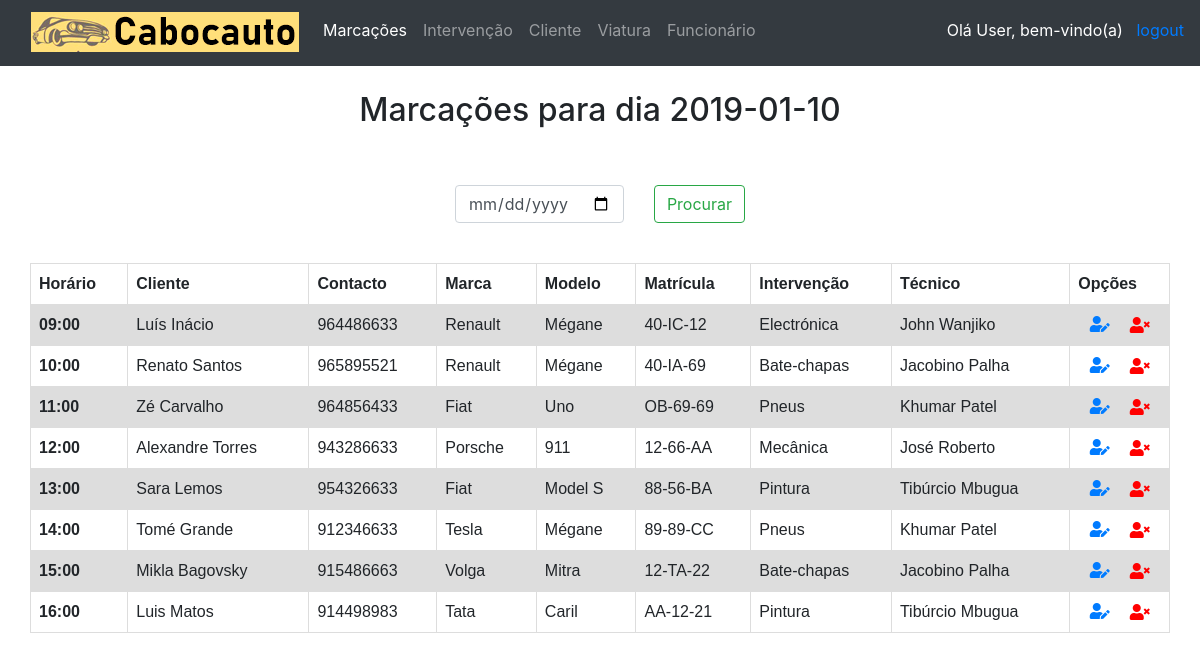
/ (signed in), run on the app's committed database.
### tables this page shows
create table Servico (
	id_servico INT NOT NULL AUTO_INCREMENT PRIMARY KEY,
    dataServico datetime not null,
    id_cliente INT NOT NULL,
    id_viatura INT NOT NULL,
    id_funcionario INT NOT NULL,
    FOREIGN KEY (id_cliente) REFERENCES Cliente (id_cliente),
    FOREIGN KEY (id_viatura) REFERENCES Viatura (id_viatura),
    FOREIGN KEY (id_funcionario) REFERENCES Funcionario (id_funcionario)
);

create table Cliente (
	id_cliente INT NOT NULL AUTO_INCREMENT PRIMARY KEY,
	nome VARCHAR (50) NOT NULL,
	contacto CHAR (9) NOT NULL,
	email VARCHAR (30) NOT NULL,
    morada VARCHAR (200) NOT NULL,
    nif CHAR(9)
);

create table Viatura(
	id_viatura INT NOT NULL AUTO_INCREMENT PRIMARY KEY,
	marca VARCHAR (20) NOT NULL,
    modelo VARCHAR (20) NOT NULL,
    matricula VARCHAR (8) NOT NULL,
    id_cliente INT NOT NULL,
	FOREIGN KEY (id_cliente) REFERENCES Cliente (id_cliente)
);

create table Especialidade (
	id_especialidade INT NOT NULL AUTO_INCREMENT PRIMARY KEY,
	tipo VARCHAR (20) NOT NULL
);

create table Funcionario (
	id_funcionario INT NOT NULL AUTO_INCREMENT PRIMARY KEY,
    nome VARCHAR (50) NOT NULL,
    id_especialidade INT NOT NULL,
	FOREIGN KEY (id_especialidade) REFERENCES Especialidade (id_especialidade)
);

### db_connection.php (called while the page is built, shortened)
<?php
function GetMarcacoesQuery($data) {
    $dataInicio = " " . $data . " 09:00:00";
    $dataFim = " " . $data . " 18:00:00";
    $query = "select s.id_servico as idServico, s.dataServico, c.nome as clienteNome, c.contacto, v.marca, v.modelo, v.matricula, e.tipo, f.nome as funcNome
                from servico s
                left join cliente c on s.id_cliente = c.id_cliente
                left join viatura v on s.id_viatura = v.id_viatura
                left join funcionario f on s.id_funcionario = f.id_funcionario
                left join especialidade e on f.id_especialidade = e.id_especialidade
                where dataServico >= '" . $dataInicio . "' and dataServico <= '" . $dataFim . "'";
    return $query;
}
?>

### index.php (the view, shortened to what this page needs)
<?php
include 'db_connection.php';
?>
<!DOCTYPE html>
<html>
<head>
    <link rel="stylesheet" href="https://stackpath.bootstrapcdn.com/bootstrap/4.2.1/css/bootstrap.min.css"
>
    <link rel="stylesheet" href="https://use.fontawesome.com/releases/v5.6.3/css/all.css"
>
</head>
<body>
<nav class="navbar navbar-expand-lg navbar-dark bg-dark">
    <a class="navbar-brand" href="index.php"><img src="./images/cabocauto.png" alt=""></a>
    <div class="collapse navbar-collapse" id="navbarSupportedContent">
        <ul class="navbar-nav mr-auto">
            <li class="nav-item">
                <a class="nav-link active" href="index.php">Marcações</a>
            </li>
            <?php
            if (!empty($_SESSION["authenticated"]) && $_SESSION["authenticated"]) {
                echo
                "<li class='nav-item'>
                            <a class='nav-link' href='agendar.php'>Intervenção</a>
                        </li>
                        <li class='nav-item'>
                            <a class='nav-link' href='cliente.php'>Cliente</a>
                        </li>
                        <li class='nav-item'>
                            <a class='nav-link' href=\"viatura.php\">Viatura</a>
                        </li>
                        <li class='nav-item'>
                            <a class='nav-link' href='funcionario.php'>Funcionário</a>
                        </li>";
            }
            if (empty($_SESSION["authenticated"]) || !$_SESSION["authenticated"]) {
                echo "</ul>
                        <form class='form-inline my-2 my-lg-0' id = 'login' method = 'post' >
                            <input id = 'username' name = 'username' type = 'text' required class='form-control mr-sm-2' placeholder = 'Username' >
                            <input id = 'password' name = 'password' type = 'password' required class='form-control mr-sm-2'placeholder = 'Password' >
                            <button class='btn btn-outline-success my-2 my-sm-0' type = 'submit'> Login</button >
                        </form >";
            } else if (!empty($_SESSION["authenticated"]) && $_SESSION["authenticated"]) {
                echo "</ul>
                            <div class='userWelcome'>
                                <span>Olá " . ucfirst($_SESSION["user"]) . ", bem-vindo(a) </span> &nbsp;
                                <a href='db_connection.php?logout=true'>logout</a>
                            </div>
                        ";
            }
            ?>
    </div>
</nav>
<div class="container h-100">
    <h2 class="row h-100 justify-content-center align-items-center">Marcações para dia <?php echo $_SESSION["date"]; ?></h2>
    <div class="dateContainer row h-100 justify-content-center align-items-center">
        <form class='form-inline my-2 my-lg-0' id='Search' method = 'post' >
            <input id='search' name='search' style="margin-right: 30px" class="form-control"  type="date">
            <button class='btn btn-outline-success my-2 my-sm-0' type='submit'>Procurar</button >
        </form >
    </div>
    <div class="row h-100 justify-content-center align-items-center">
        <table>
            <tr>
                <th>Horário</th>
                <th>Cliente</th>
                <th>Contacto</th>
                <th>Marca</th>
                <th>Modelo</th>
                <th>Matrícula</th>
                <th>Intervenção</th>
                <th>Técnico</th>
                <th>Opções</th>
            </tr>
            <?php
            $conn = OpenCon();
            $query = GetMarcacoesQuery($_SESSION["date"]);
            if ($result = $conn->query($query)) {
                while ($row = $result->fetch_assoc()) {
                    echo "<tr>";
                    echo "<th>" . substr(explode(" ", $row["dataServico"])[1], 0, -3) . "</th>";
                    echo "<td>" . $row["clienteNome"] . "</td>";
                    echo "<td>" . $row["contacto"] . "</td>";
                    echo "<td>" . $row["marca"] . "</td>";
                    echo "<td>" . $row["modelo"] . "</td>";
                    echo "<td>" . $row["matricula"] . "</td>";
                    echo "<td>" . $row["tipo"] . "</td>";
                    echo "<td>" . $row["funcNome"] . "</td>";
                    echo "<td>";
                    echo "<div class='row justify-content-center align-items-center'>";
                    echo "<a href='editar.php?" . $row["idServico"] . "'><i class='fas fa-user-edit'></i></a>";
                    echo "<i id='delete' class='fas fa-user-times' onclick='ConfirmDelete(" . $row["idServico"] . ")'></i>";
                    echo "</div>";
                    echo "</td>";
                    echo "</tr>";
                }
            }
            ?>
        </table>
    </div>
</div>
</body>
</html>

### index.php (style rules this page uses)
table { font-family: arial, sans-serif; border-collapse: collapse; width: 100%; }
td, th { border: 1px solid #dddddd; text-align: left; padding: 8px; }
tr:nth-child(even) { background-color: #dddddd; }
h2 { padding-top: 25px; padding-left: 20px; padding-right: 20px; padding-bottom: 12px; }
i { padding: 0px 10px; }
.dateContainer { margin: 40px 0px; }
.navbar { border-radius: 0px; padding-bottom: 14px; }
.navbar-brand { padding: 4px 0px 0px 15px; }
.form-inline { float: right; padding: 4px 0px 0px 0px; }
.userWelcome { color: white; height: 25px; }
#delete { color: red; }

### data on the page
servico: dataServico "09:00", id_cliente.nome "Luís Inácio", id_cliente.contacto "964486633", id_viatura.marca "Renault", id_viatura.modelo "Mégane", id_viatura.matricula "40-IC-12", especialidade.tipo "Electrónica", id_funcionario.nome "John Wanjiko"
servico: dataServico "10:00", id_cliente.nome "Renato Santos", id_cliente.contacto "965895521", id_viatura.marca "Renault", id_viatura.modelo "Mégane", id_viatura.matricula "40-IA-69", especialidade.tipo "Bate-chapas", id_funcionario.nome "Jacobino Palha"
servico: dataServico "11:00", id_cliente.nome "Zé Carvalho", id_cliente.contacto "964856433", id_viatura.marca "Fiat", id_viatura.modelo "Uno", id_viatura.matricula "OB-69-69", especialidade.tipo "Pneus", id_funcionario.nome "Khumar Patel"
servico: dataServico "12:00", id_cliente.nome "Alexandre Torres", id_cliente.contacto "943286633", id_viatura.marca "Porsche", id_viatura.modelo "911", id_viatura.matricula "12-66-AA", especialidade.tipo "Mecânica", id_funcionario.nome "José Roberto"
servico: dataServico "13:00", id_cliente.nome "Sara Lemos", id_cliente.contacto "954326633", id_viatura.marca "Fiat", id_viatura.modelo "Model S", id_viatura.matricula "88-56-BA", especialidade.tipo "Pintura", id_funcionario.nome "Tibúrcio Mbugua"
servico: dataServico "14:00", id_cliente.nome "Tomé Grande", id_cliente.contacto "912346633", id_viatura.marca "Tesla", id_viatura.modelo "Mégane", id_viatura.matricula "89-89-CC", especialidade.tipo "Pneus", id_funcionario.nome "Khumar Patel"
servico: dataServico "15:00", id_cliente.nome "Mikla Bagovsky", id_cliente.contacto "915486663", id_viatura.marca "Volga", id_viatura.modelo "Mitra", id_viatura.matricula "12-TA-22", especialidade.tipo "Bate-chapas", id_funcionario.nome "Jacobino Palha"
servico: dataServico "16:00", id_cliente.nome "Luis Matos", id_cliente.contacto "914498983", id_viatura.marca "Tata", id_viatura.modelo "Caril", id_viatura.matricula "AA-12-21", especialidade.tipo "Pintura", id_funcionario.nome "Tibúrcio Mbugua"

### other printed values
$_SESSION["user"] "User"
$_SESSION["date"] "2019-01-10"
